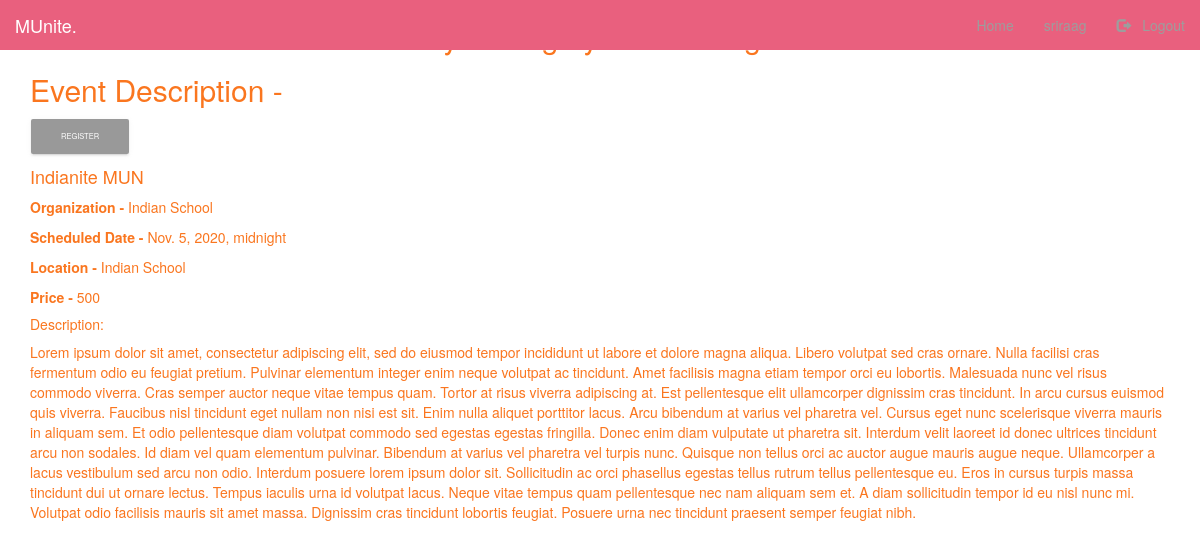
Page /event/Indianite MUN (signed in) on the committed database.
### user/models.py (models this page shows, shortened)
class Event(models.Model):
  core_organizer = models.ForeignKey(Delegate, on_delete = models.CASCADE)
  id = models.AutoField(primary_key=True)
  event = models.CharField(max_length=200)
  organization = models.CharField(max_length=200)
  date = models.DateTimeField('Scheduled Date')
  venue = models.CharField(max_length=200)
  price = models.IntegerField()
  description = models.CharField(max_length=2000)

### user/views.py (the view)
# urls.py: path('event/<str:event_name>', views.show_event, name='event'),
def show_event(request, event_name):
    e = get_object_or_404(Event, event=event_name)
    D = [e.event, e.organization, e.date, e.venue, e.price, e.description]
    stuff_for_frontend = {
        'event': D
    }
    return render(request, 'user/event_description.html', stuff_for_frontend)

### user/templates/user/event_description.html (shortened to what this page needs)
{% extends "user/index.html" %}
{% load crispy_forms_tags %}
{% block start %}
{% if user.is_authenticated %}
<div class="container">
  <center>
    <h2>Hey {{ user }} ! youre looking at</h2>
  </center>
    <h2>Event Description - </h2>
    <button type="submit" class="btn btn-danger" value="Register" name="submit">Register</button>
    <br>
    <p><h4>{{event.0}}</h4></p>
    <p><strong>Organization - </strong>{{event.1}}</p>
    <p><strong>Scheduled Date - </strong>{{event.2}}</p>
    <p><strong>Location - </strong>{{event.3}}</p>
    <p><strong>Price - </strong>{{event.4}}</p>
    <p><h5>Description: </h5>{{event.5}}</p>
  {% else %}
  <center>
    <p>{{username |title }} <a href="{% url "login" %}">Log in</a> Please</p>
  </center>
</div>
  {% endif %}
{% endblock %}

### user/static/user/style.css (style rules this page uses)
body { color: #fa761f; background-color: white; }
.btn { position: relative; padding: 12px 30px; margin: .3125rem 1px; font-size: .75rem; font-weight: 400; line-height: 1.428571; text-decoration: none; text-transform: uppercase; letter-spacing: 0; cursor: pointer; background-color: transparent; border: 0; border-radius: .2rem; outline: 0; transition: box-shadow .2s cubic-bezier(.4,0,1,1),background-color .2s cubic-bezier(.4,0,.2,1); will-change: box-shadow,transform; }
.btn, .btn.btn-default { color: #fff; background-color: #999; border-color: #999; box-shadow: 0 2px 2px 0 hsla(0,0%,60%,.14), 0 3px 1px -2px hsla(0,0%,60%,.2), 0 1px 5px 0 hsla(0,0%,60%,.12) !important; }

### rows in the picture
Event: event "Indianite MUN", organization "Indian School", date "Nov. 5, 2020, midnight", venue "Indian School", description "Lorem ipsum dolor sit amet, consectetur adipiscing elit, sed do eiusmod tempor incididunt ut labore et dolore magna aliqua. Libero volutpat sed cras ornare. Nulla facilisi cras fermentum odio eu feugiat pretium. Pulvinar elementum integer enim neque volutpat ac tincidunt. Amet facilisis magna etiam tempor orci eu lobortis. Malesuada nunc vel risus commodo viverra. Cras semper auctor neque vitae tempus quam. Tortor at risus viverra adipiscing at. Est pellentesque elit ullamcorper dignissim cras tincidunt. In arcu cursus euismod quis viverra. Faucibus nisl tincidunt eget nullam non nisi est sit. Enim nulla aliquet porttitor lacus. Arcu bibendum at varius vel pharetra vel. Cursus eget nunc…"

### other values in the picture
{{ event.4 }} "500"
